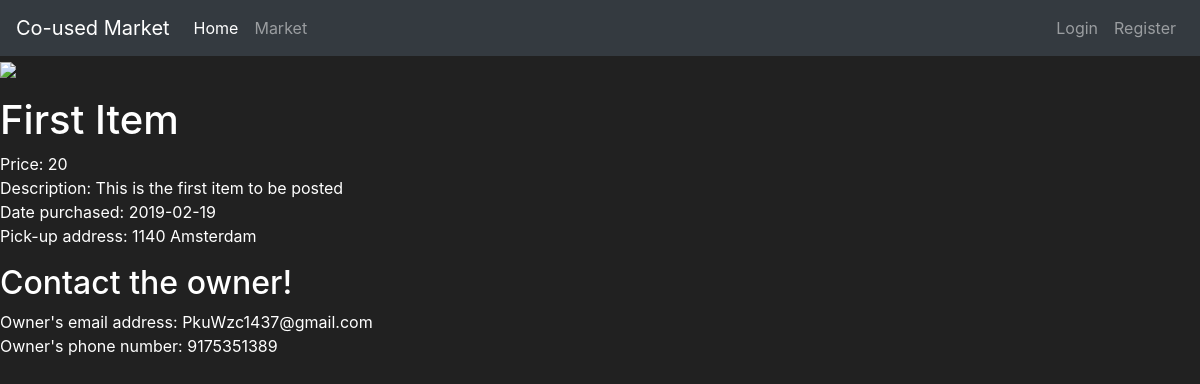
/info/1, run on the app's committed database.
### market/models.py (models this page shows)
class Posting(db.Model):
	id = db.Column(db.Integer(), primary_key=True)
	itemname = db.Column(db.String(length=30), nullable=False, unique=False)
	email_address = db.Column(db.String(length=50), nullable=False, unique=True)
	phone = db.Column(db.String(length=15), nullable=False, unique=False)
	date = db.Column(db.String(length=10), nullable=True, unique=False)
	pick_address = db.Column(db.String(length=30), nullable=False, unique=False)
	price = db.Column(db.Integer(), nullable=False)
	description = db.Column(db.String(length=300), nullable=False, unique=False)
	image = db.Column(db.String(length=100), nullable=True, unique=True)

### market/routes.py (the view)
@app.route('/info/<string:id>', methods=['GET', 'POST'])
def info_page(id):
    form = UploadForm()
    posting = Posting.query.filter_by(id=int(id)).one()
    return render_template('moreinfo.html', form=form, posting=posting)

### market/templates/moreinfo.html (shortened to what this page needs)
{% extends 'base.html' %}
{% block content %}
  <body>
    <p>
       <img src="https://m.media-amazon.com/images/I/61uKv7-GVJL._CR224,0,576,576_UX256.jpg">
     </p>
    <h1>
      {{ posting.itemname }}
    </h1>
    <p>
      Price: {{posting.price}}<br>
      Description: {{ posting.description }} <br>
      Date purchased: {{posting.date}} <br>
      Pick-up address: {{ posting.pick_address }}
    </p>
    <h2>
      Contact the owner!
    </h2>
    <p>
      Owner's email address: {{ posting.email_address }}<br>
      Owner's phone number: {{ posting.phone }}<br>
    </p>
  </body>
{% endblock %}

### market/templates/base.html (style rules this page uses)
body { background-color: #212121; color: white }

### data on the page
Posting: itemname "First Item", price "20", description "This is the first item to be posted", date "2019-02-19", pick_address "1140 Amsterdam", email_address "PkuWzc1437@gmail.com", phone "9175351389"
